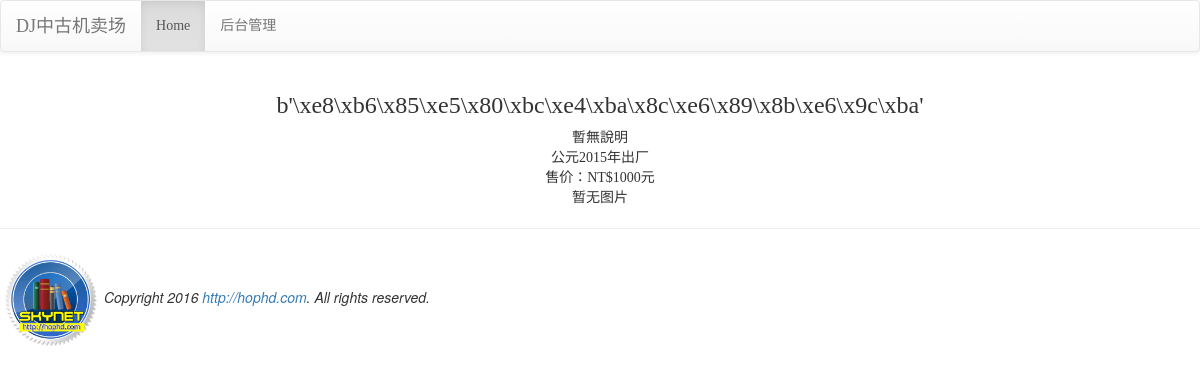
The app's page /detail/2 with its own data.
### mysite/models.py (models this page shows, shortened)
class Product(models.Model):
    pmodel = models.ForeignKey(PModel, on_delete=models.CASCADE, verbose_name='型号')
    nickname = models.CharField(max_length=20, default='超值二手机', verbose_name='摘要')
    description = models.TextField(default='暂无说明')
    year = models.PositiveIntegerField(default=2016, verbose_name='出厂年份')
    price = models.PositiveIntegerField(default=0, verbose_name='价格')

### mysite/views.py (the view)
# urls.py: url(r'^detail/(\d+)$', views.detail, name='detail-url'),
def detail(request, id):
    try:
        product = models.Product.objects.get(id=id)
        images = models.PPhoto.objects.filter(product=product)
    except:
        pass
    template = get_template('detail.html')
    html = template.render(locals())
    return HttpResponse(html)

### templates/detail.html (shortened to what this page needs)
{% extends "base.html" %}
{% block content %}
<div class='container' align=center>
{% if product %}
<table>
    <tr><td align=center><h3>{{ product.nickname }}</h3></td></tr>
    <tr><td align=center>{{ product.description }}</td></tr>
    <tr><td align=center>公元{{ product.year }}年出厂</td></tr>
    <tr><td align=center>售价：NT${{ product.price }}元</td></tr>
    {% for image in images %}
        {% if forloop.first %}
            <tr><td align=center>
        {% endif %}
            <img src='{{ image.url }}' width=350><br>
        {% if forloop.last %}
            </td></tr>
        {% endif %}
    {% empty %}
        <tr><td align=center>暂无图片</td></tr>
    {% endfor %}
</table>
{% else %}
<h2>找不到指定的手机</h2>
{% endif %}
</div>
{% endblock %}

### templates/base.html (style rules this page uses)
h1, h2, h3, h4, h5, p, div { font-family: 微软雅黑; }

### records on screen
Product: nickname "b'\\xe8\\xb6\\x85\\xe5\\x80\\xbc\\xe4\\xba\\x8c\\xe6\\x89\\x8b\\xe6\\x9c\\xba'", description "暫無說明", year "2015", price "1000"
